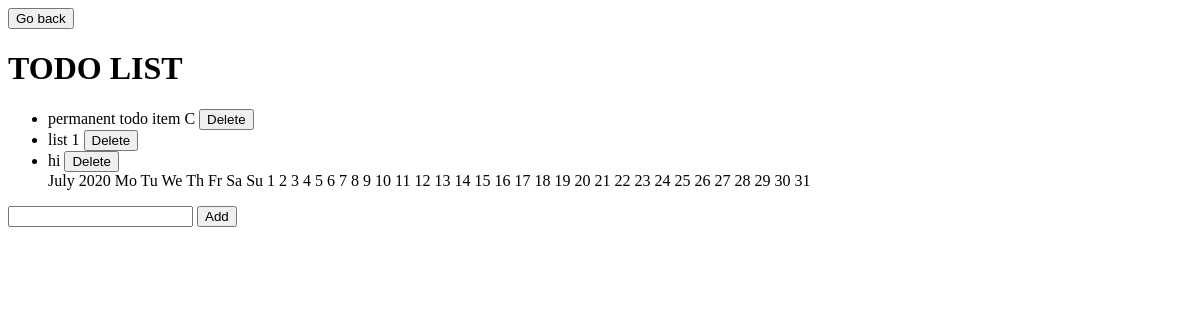
/todo/, run on an earlier commit of the app's database.
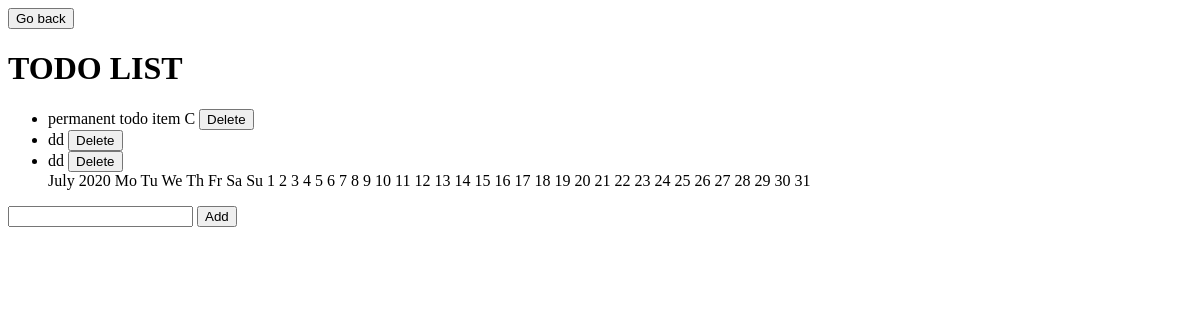
And on a later commit of the database.
### todo/models.py (models this page shows)
class TodoItem(models.Model):
    content = models.TextField()

### todo/views.py (the view)
# urls.py: path('todo/', todoView),
def todoView(request):
    d = datetime.today()
    cal = calendar.month(d.year, d.month, 0, 1)
    all_todo_items = TodoItem.objects.all()
    return render(request, 'todo.html',
    {'all_items' : all_todo_items, 'cal' : cal})

### templates/todo.html
{% load static %}
<button type="button" onclick="location.href='/'">Go back</button>
<h1> TODO LIST</h1>
<ul>
    {% for todo_item in all_items %}
    <li>{{todo_item.content}}
            <form action = "/deleteTodo/{{todo_item.id}}/"
            method = "post"
            style = "display : inline">{% csrf_token %}
                <input type = "submit" value = "Delete"/>
            </form>
    </li>
    {% endfor %}
    {{cal}}
</ul>
<form action = "/addTodo/" method = "post">{% csrf_token %}
    <input type = "text" name = "content"/>
    <input type = "submit" value = "Add"/>
</form>

What changed in the data, as far as the page shows it:
removed TodoItem: content "list 1"
removed TodoItem: content "hi"
added TodoItem: content "dd"
added TodoItem: content "dd"
